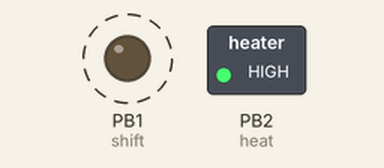
Recording of a sketch running on a simulated ATtiny85, built with avr-gcc and run on an emulated ATtiny85. On the bench: switched loads named in the sketch (green lamp = pin HIGH), output pins drawn as LEDs (lit = HIGH). Dashed ring = blinking.

Above: at 0.5 s.
Timing chart, 0 to 4.6 s (numbered marks = the images above):
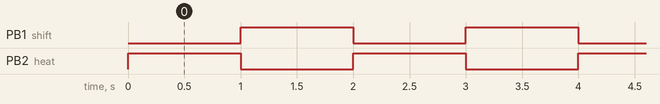

Measured:
- by itself, PB1 (shift), PB2 (heat): alternates HIGH for 1.0 s and LOW for 1.0 s
- by itself, everything shown: repeats every 2.0 s, in 3 steps

The sketch:

Bitshift.ino
```cpp
// (licence header left out)
int shift = 1; // signal out
int heat = 2; // mosfet control

void setup()
{
  pinMode(shift, OUTPUT);
  pinMode(heat, OUTPUT);
}

void loop()
{

    // first turn on HEAT at maximum to reach temperature for specified time
    digitalWrite(heat, HIGH);
    delay(1000);
    digitalWrite(heat, LOW);

    // then forward SIGNAL for specififed time
    digitalWrite(shift, HIGH);
    delay(1000);
    digitalWrite(shift, LOW);
}
```
